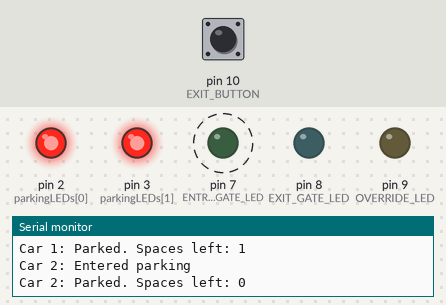
Bench run of a program on a simulated Arduino Uno, built with avr-gcc and run on an emulated ATmega328P. Shown: output pins drawn as LEDs (lit = HIGH), the last lines printed to the serial monitor. Dashed ring = blinking. Inputs (shaded band) come from the test bench; at power-on: pin 10 (EXIT_BUTTON) HIGH.

Above: at 1.2 s.
1.3 s: pin 10 (EXIT_BUTTON) pulled LOW for 3.2 s
At 3.8 s:
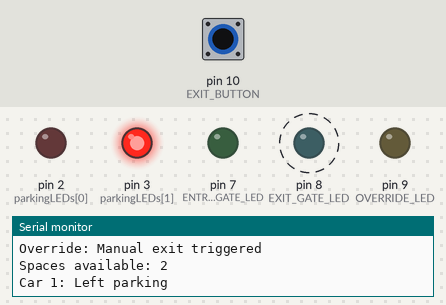
6.0 s: pin 10 (EXIT_BUTTON) pulled LOW for 0.15 s
At 7.5 s:
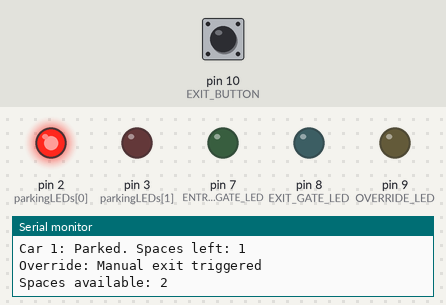
12.0 s: pin 10 (EXIT_BUTTON) pulled LOW for 1 s
At 14.6 s:
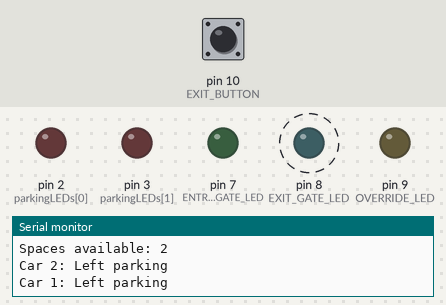
16.0 s: pin 10 (EXIT_BUTTON) pulled LOW for 0.15 s
At 17.4 s:
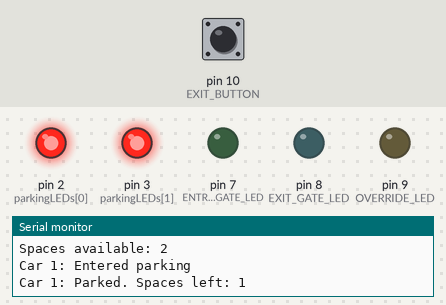
19.0 s: pin 10 (EXIT_BUTTON) pulled LOW for 0.15 s
At 19.43 s:
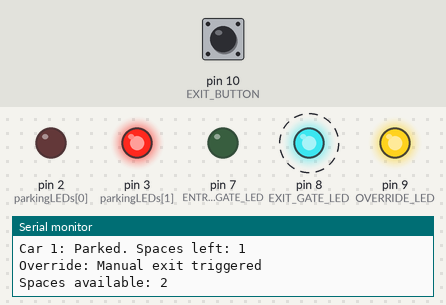
Timing chart, 0 to 23.0 s (numbered marks = the images above; inputs shaded):
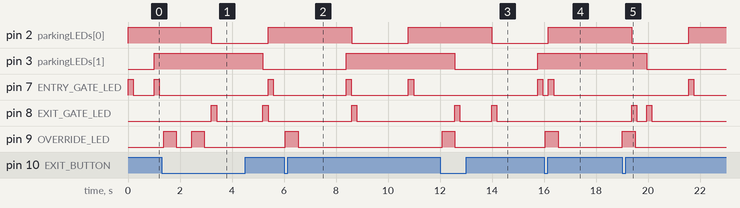

Measured:
- after the input at 1.3 s, pin 9 (OVERRIDE_LED): alternates HIGH for 0.50 s and LOW for 0.59 s, 4 changes in all, then stays LOW, starting after 0.07 s
- after the input at 6.0 s, pin 9 (OVERRIDE_LED): LOW → HIGH after 0.05 s, → LOW 0.50 s later
- after the input at 12.0 s, pin 9 (OVERRIDE_LED): LOW → HIGH after 0.08 s, → LOW 0.50 s later
- after the input at 16.0 s, pin 9 (OVERRIDE_LED): LOW → HIGH at once, → LOW 0.50 s later
- after the input at 19.0 s, pin 9 (OVERRIDE_LED): LOW → HIGH at once, → LOW 0.50 s later
- by itself, pin 7 (ENTRY_GATE_LED): alternates HIGH for 0.20 s and LOW for 2.2 s

The program:

main.cpp
```cpp
#include <Arduino.h>
#include <Arduino_FreeRTOS.h>
#include <semphr.h>  // Required for using FreeRTOS semaphores

// Pin definitions
#define ENTRY_GATE_LED   7
#define EXIT_GATE_LED    8
#define OVERRIDE_LED     9
#define EXIT_BUTTON     10

#define TOTAL_PARKING_SPACES 2  // Total parking slots
#define NUM_CARS              3 // Number of cars to simulate

const int parkingLEDs[] = {2, 3};  // LEDs representing occupied parking spots

// Declare a handle for the counting semaphore
SemaphoreHandle_t xParkingSemaphore = NULL;

/**
 * @brief Task for Car 1.
 * Attempts to park, occupies space, simulates parking, and then exits.
 * @param pvParameters Pointer to task parameters (unused)
 */
void CarTask1(void *pvParameters) {
  (void) pvParameters;  // Unused parameter

  while (1) {
    if (xSemaphoreTake(xParkingSemaphore, portMAX_DELAY) == pdTRUE) {
      Serial.println("Car 1: Entered parking");

      digitalWrite(parkingLEDs[0], HIGH);
      digitalWrite(ENTRY_GATE_LED, HIGH);
      vTaskDelay(pdMS_TO_TICKS(200));
      digitalWrite(ENTRY_GATE_LED, LOW);

      Serial.print("Car 1: Parked. Spaces left: ");
      Serial.println(uxSemaphoreGetCount(xParkingSemaphore));

      vTaskDelay(pdMS_TO_TICKS(3000));  // Simulate parked time

      digitalWrite(parkingLEDs[0], LOW);
      digitalWrite(EXIT_GATE_LED, HIGH);
      vTaskDelay(pdMS_TO_TICKS(200));
      digitalWrite(EXIT_GATE_LED, LOW);

      xSemaphoreGive(xParkingSemaphore);
      Serial.println("Car 1: Left parking");

      vTaskDelay(pdMS_TO_TICKS(2000));  // Wait before re-entering
    }
  }
}

/**
 * @brief Task for Car 2.
 * Waits slightly before trying to park, occupies space, simulates parking, and then exits.
 * @param pvParameters Pointer to task parameters (unused)
 */
void CarTask2(void *pvParameters) {
  (void) pvParameters;  // Unused parameter

  vTaskDelay(pdMS_TO_TICKS(1000));  // Stagger start

  while (1) {
    if (xSemaphoreTake(xParkingSemaphore, portMAX_DELAY) == pdTRUE) {
      Serial.println("Car 2: Entered parking");

      digitalWrite(parkingLEDs[1], HIGH);
      digitalWrite(ENTRY_GATE_LED, HIGH);
      vTaskDelay(pdMS_TO_TICKS(200));
      digitalWrite(ENTRY_GATE_LED, LOW);

      Serial.print("Car 2: Parked. Spaces left: ");
      Serial.println(uxSemaphoreGetCount(xParkingSemaphore));

      vTaskDelay(pdMS_TO_TICKS(4000));  // Simulate parked time

      digitalWrite(parkingLEDs[1], LOW);
      digitalWrite(EXIT_GATE_LED, HIGH);
      vTaskDelay(pdMS_TO_TICKS(200));
      digitalWrite(EXIT_GATE_LED, LOW);

      xSemaphoreGive(xParkingSemaphore);
      Serial.println("Car 2: Left parking");

      vTaskDelay(pdMS_TO_TICKS(3000));  // Wait before re-entering
    }
  }
}

/**
 * @brief Task to monitor the manual exit button.
 * Forces release of a parking space when the button is pressed.
 * @param pvParameters Pointer to task parameters (unused)
 */
void ExitButtonTask(void *pvParameters) {
  (void) pvParameters;  // Unused parameter

  while (1) {
    if (digitalRead(EXIT_BUTTON) == LOW) {
      if (uxSemaphoreGetCount(xParkingSemaphore) < TOTAL_PARKING_SPACES) {
        xSemaphoreGive(xParkingSemaphore);
        digitalWrite(OVERRIDE_LED, HIGH);
        Serial.println("Override: Manual exit triggered");
        Serial.print("Spaces available: ");
        Serial.println(uxSemaphoreGetCount(xParkingSemaphore));
        vTaskDelay(pdMS_TO_TICKS(500));
        digitalWrite(OVERRIDE_LED, LOW);
      }
      vTaskDelay(pdMS_TO_TICKS(500));  // Debounce delay
    }

    vTaskDelay(pdMS_TO_TICKS(100));  // Polling interval
  }
}

/**
 * @brief Arduino setup function - runs once at startup.
 * Initializes I/O pins, semaphore, and creates FreeRTOS tasks.
 */
void setup() {
  // Initialize serial communication
  Serial.begin(9600);
  while (!Serial);  // Wait for Serial if necessary

  // Configure parking LEDs
  for (int i = 0; i < TOTAL_PARKING_SPACES; i++) {
    pinMode(parkingLEDs[i], OUTPUT);
    digitalWrite(parkingLEDs[i], LOW);
  }

  // Configure gate and override LEDs, and exit button
  pinMode(ENTRY_GATE_LED, OUTPUT);
  pinMode(EXIT_GATE_LED, OUTPUT);
  pinMode(OVERRIDE_LED, OUTPUT);
  pinMode(EXIT_BUTTON, INPUT_PULLUP);  // Active LOW button

  // Create the counting semaphore
  xParkingSemaphore = xSemaphoreCreateCounting(TOTAL_PARKING_SPACES, TOTAL_PARKING_SPACES);

  // Check semaphore creation
  if (xParkingSemaphore == NULL) {
    Serial.println("Error creating parking semaphore.");
    while (1);  // Halt if semaphore failed
  }

  // Create task for Car 1
  xTaskCreate(
    CarTask1,         // Task function
    "Car_1_Task",     // Task name
    128,              // Stack size
    NULL,             // Task parameters
    1,                // Task priority
    NULL              // Task handle
  );

  // Create task for Car 2
  xTaskCreate(
    CarTask2,         // Task function
    "Car_2_Task",     // Task name
    128,              // Stack size
    NULL,             // Task parameters
    1,                // Task priority
    NULL              // Task handle
  );

  // Create task for manual exit button
  xTaskCreate(
    ExitButtonTask,   // Task function
    "Exit_Button_Task", // Task name
    128,              // Stack size
    NULL,             // Task parameters
    2,                // Task priority (higher)
    NULL              // Task handle
  );

  // System startup message
  Serial.println("Parking lot system started!");
  Serial.print("Total parking spaces: ");
  Serial.println(TOTAL_PARKING_SPACES);
}

/**
 * @brief Arduino main loop - unused with FreeRTOS scheduler running.
 */
void loop() {
  // Empty - FreeRTOS manages task scheduling
}
```
